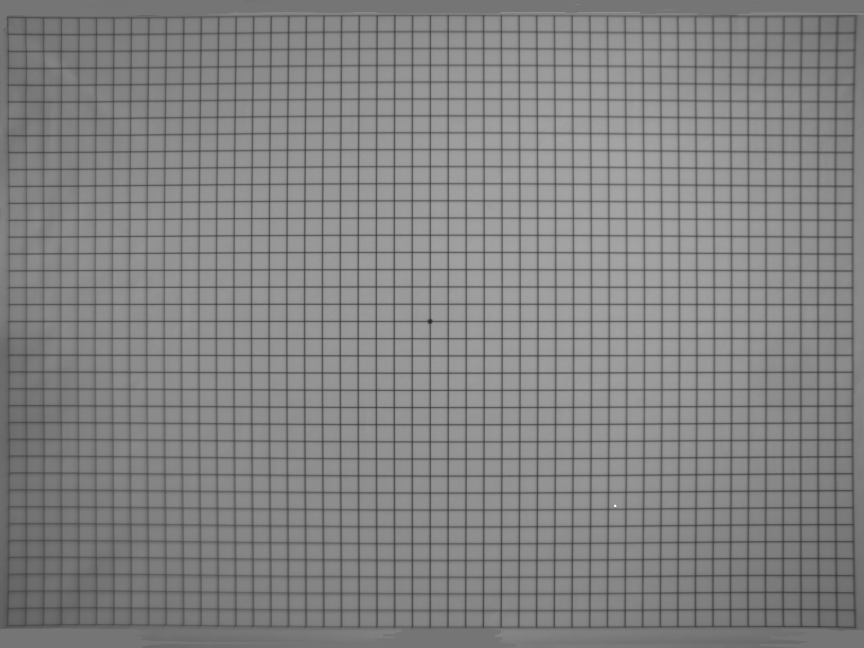
#> input picture Test.png, 2592 x 1944 px, found by its file name (shown at 1/3 size)
$ jupyter execute cocal_adjustment.ipynb
#> lines starting #> are read from the running program, lines starting #| are printed output that depends on the picture; after the words box and inside, x2 and y2 are one past the last pixel; in counts of white or black regions, pixels touching at a corner belong together
[cell 1]
import matplotlib.pyplot as plt
import numpy as np
import pandas as pd
import cv2
from PIL import Image

[cell 2]
original_image = cv2.imread("Test.png")
#> original_image is the input picture: shape (1944, 2592, 3); min 31, max 255, mean 130.2
print(f"type of original image is: {type(original_image)}")
#| type of original image is: <class 'numpy.ndarray'>
shape_original = np.shape(original_image)
#> shape_original = (1944, 2592, 3)
print(f"shape of original image is: {shape_original} ")
#| shape of original image is: (1944, 2592, 3)

first ı would like to see both of layers it's may give me the clue about threshholding.

[cell 3]
plt.figure(1)
plt.subplot(1,3,1)
plt.imshow(original_image[:,:,0])
plt.subplot(1,3,2)
plt.imshow(original_image[:,:,1])
plt.subplot(1,3,3)
plt.imshow(original_image[:,:,2])
plt.show()
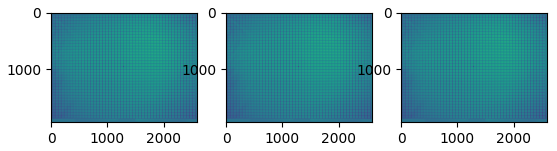
#> figure drawn by matplotlib, 3 panels

[cell 4]
gray = cv2.cvtColor(original_image,cv2.COLOR_BGR2GRAY)
plt.title("gray scaled image" )
plt.imshow(gray)
plt.show

[cell 5]
#bigest common div is :
print(f"most common divider is: {np.gcd(shape_original[0] , shape_original[1])}")
#| most common divider is: 648

[cell 6]
y = np.arange(0 , shape_original[0]+1 , 648)
#> y = [0, 648, 1296, 1944]
x = np.arange(0 , shape_original[1]+1 , 648)
#> x = [0, 648, 1296, 1944, 2592]


print(x , y)
#| [   0  648 1296 1944 2592] [   0  648 1296 1944]

[cell 7]
for i in range(len(y)):
    if i == len(y)-1:
        break
    order1 = [y[i] , y[i+1]]
    print(order1)


$ run again, with local.png copied over Test.png
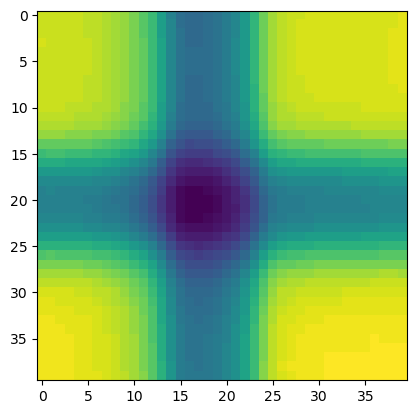
#> input picture local.png, 417 x 414 px, found by its file name
#> original_image is the input picture: shape (414, 417, 3); mean B, G, R 121.8, 186.1, 140.8
#| type of original image is: <class 'numpy.ndarray'>
#| shape of original image is: (414, 417, 3)
#| most common divider is: 3
#| [0] [0]
#> `cv2.imwrite("background.png" , gray)`:
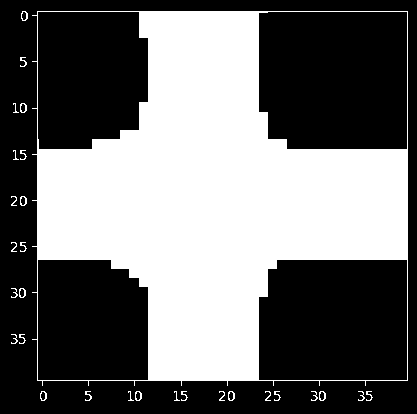
#> saved as background.png: shape (414, 417); 43.3% white; 29 white regions (4 under 20 px), largest, box (x1, y1, x2, y2) and area: (32, 11, 408, 386) 73883, (20, 103, 27, 113) 36, (20, 196, 27, 206) 36
#> `cv2.imwrite("background.png" , gray)`: Out = True
#> `gray[listex[1][0]:listex[1][1] , listex[1][0]:listex[1][1]]`: Out = empty array
#> `[cell 15] plt.imshow(np.absolute(gray[0:648 , 1944 : 2591] - (255/1)))`:
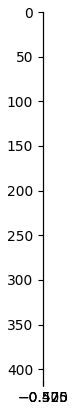
#> figure drawn by matplotlib, 1 panel

$ run again, with sharpened-image.png copied over Test.png
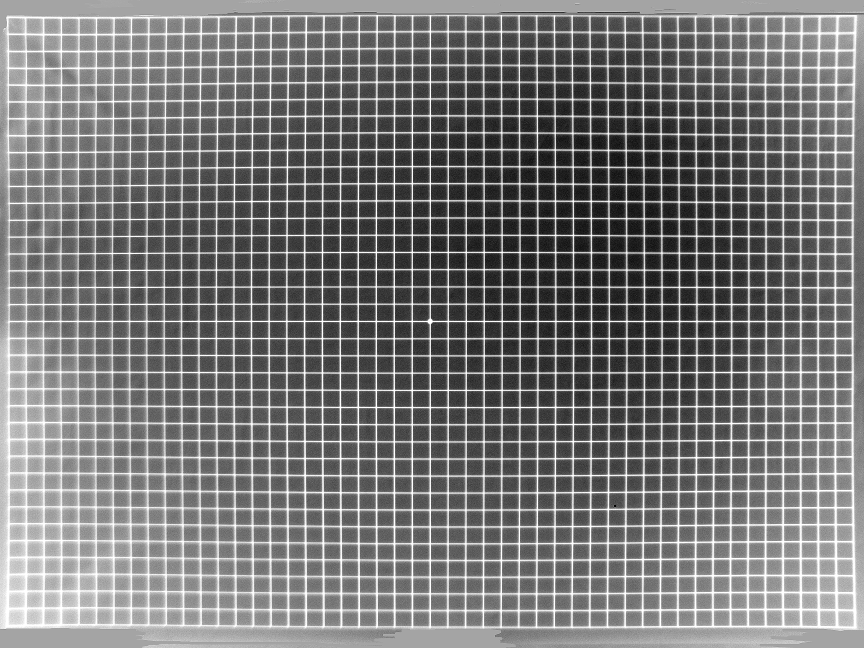
#> input picture sharpened-image.png, 2592 x 1944 px, found by its file name (shown at 1/3 size)
#> original_image is the input picture: shape (1944, 2592, 3); min 0, max 255, mean 122.4
#| type of original image is: <class 'numpy.ndarray'>
#| shape of original image is: (1944, 2592, 3)
#| most common divider is: 648
#| [   0  648 1296 1944 2592] [   0  648 1296 1944]
